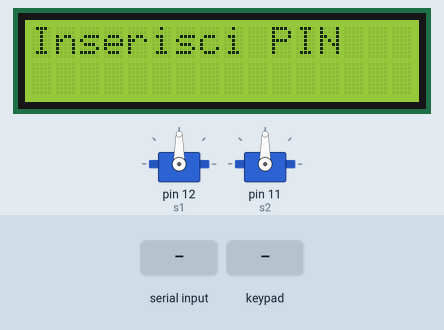
The sketch below on a simulated Arduino Uno, built with avr-gcc and run on an emulated ATmega328P. Shown: 2 × servo, 16×2 character LCD. Inputs (shaded band) come from the test bench. What the sketch prints to the serial monitor is not drawn.

Above: at 1.2 s.
1.3 s: "OPEN_\n" received over Serial
At 2.5 s:
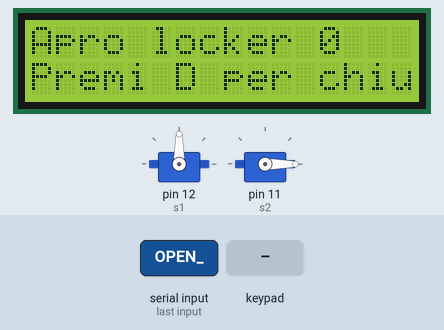
2.8 s: key 'D' pressed
At 3.3 s:
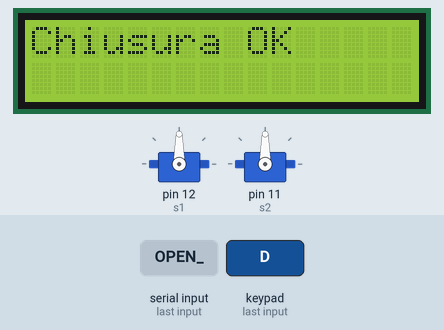
5.8 s: keypad keys 2 3 4 5 # pressed 0.4 s apart
At 7.9 s:
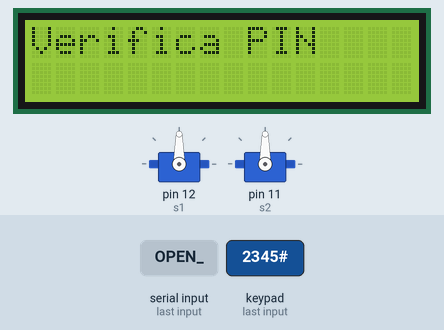
9.3 s: key 'A' pressed
At 10.0 s:
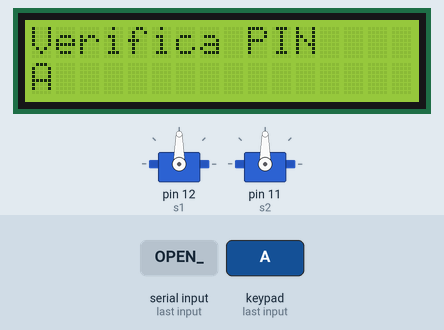
10.8 s: keypad keys 2 3 4 5 D pressed 0.4 s apart
At 13.7 s:
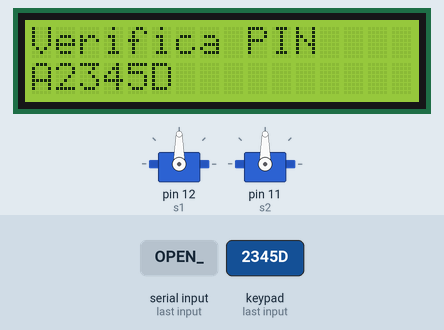
14.3 s: key 'B' pressed
At 15.3 s:
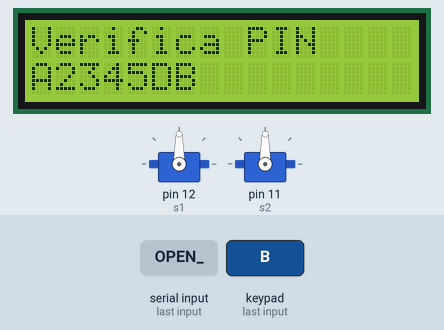
Timing chart, 0 to 16.8 s (numbered marks = the images above; inputs shaded):
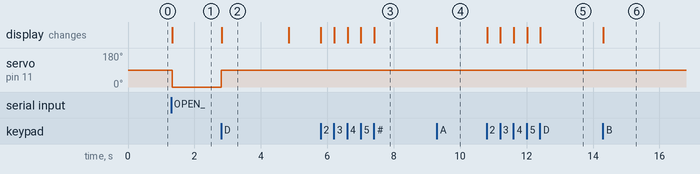

The sketch:

arudino.ino
```cpp
#include <Servo.h>
#include <Keypad.h>
#include <LiquidCrystal_I2C.h>

// Servomotori
Servo s1, s2;

// LCD I2C 16×2 (indirizzo 0x27)
LiquidCrystal_I2C lcd(0x27, 16, 2);

// Tastierino 4×4
char keys[4][4] = {
  {'1','2','3','A'},
  {'4','5','6','B'},
  {'7','8','9','C'},
  {'*','0','#','D'}
};
byte rowPins[4] = {2, 3, 4, 5};
byte colPins[4] = {6, 7, 8, 9};
Keypad keypad(makeKeymap(keys), rowPins, colPins, 4, 4);

String pinBuf = "";

void setup() {
  Serial.begin(9600);       // per debug e per comunicazione con ESP32
  s1.attach(12);            // Servo 1 su pin 12
  s2.attach(11);            // Servo 2 su pin 11

  // Imposta entrambi i servo a 90° (chiusi)
  s1.write(90);
  s2.write(90);

  lcd.init();
  lcd.backlight();
  lcd.print("Inserisci PIN");
}


void loop() {
  int v = 0;
  if(v >= 1) {
    v++;
    if (v == 3) {
      v = 0;
      lcd.clear();
      lcd.print("PIN Errato");
      delay(1500);
      lcd.clear();
      lcd.print("Verifica PIN");
    }
  }
  // — Gestione tastierino per inserimento PIN —
  char k = keypad.getKey();
  if (k) {
    Serial.println(String("[KEYPAD] Key: ") + k);
    if (k == '#') {
      Serial.println("PIN:" + pinBuf);
      lcd.clear();
      lcd.print("Verifica PIN");
      if (v == 0) {
        v = 1;
      }
      pinBuf = "";
    }
    else if (k == '*') {
      pinBuf = "";
      lcd.clear();
      lcd.print("Inserisci PIN");
    }
    else {
      pinBuf += k;
      lcd.setCursor(0,1);
      lcd.print(pinBuf);
    }
  }

  // — Gestione comando OPEN_X da ESP32 (via Serial) —
  if (Serial.available()) {
    String cmd = Serial.readStringUntil('\n');
    cmd.trim();
    Serial.println("[SERIAL] Cmd: " + cmd);

    if (cmd.startsWith("OPEN_")) {
      int id = cmd.substring(5).toInt();
      Servo &sv = (id == 1 ? s1 : s2);

      lcd.clear();
      lcd.print("Apro locker ");
      lcd.print(id);

      // Apertura: servo1 → 180°, servo2 → 0°
      if (id == 1) {
        sv.write(180);
        Serial.println("[LOCKER] Servo1 a 180°");
      } else {
        sv.write(0);
        Serial.println("[LOCKER] Servo2 a 0°");
      }

      // Attende pressione 'D' per chiudere
      lcd.setCursor(0,1);
      lcd.print("Premi D per chiud");
      while (true) {
        char key = keypad.getKey();
        if (key) {
          Serial.println(String("[KEYPAD] Durante open, key: ") + key);
          if (key == 'D') {
            sv.write(90);  // Riporta il servo in posizione 90° (chiuso)
            Serial.println("[LOCKER] Servo" + String(id) + " chiuso a 90°");
            lcd.clear();
            lcd.print("Chiusura OK");
            delay(2000);
            lcd.clear();
            lcd.print("Inserisci PIN");
            break;
          }
        }
      }
    }
  }
}
```

Measured:
- after the input at 1.3 s, servo on pin 11 (s2): 90° → 0° at once; the display: changes at once (image 1)
- after the input at 2.8 s, servo on pin 11 (s2): 0° → 90° at once; the display: changes at once (image 2)
- after the input at 5.8 s, the display: first changes at once (image 3 shows a later state)
- after the input at 9.3 s, the display: changes at once (image 4)
- after the input at 10.8 s, the display: first changes at once (image 5 shows a later state)
- after the input at 14.3 s, the display: changes at once (image 6)
- what the display in image 2 shows lasts 2.0 s, from 2.8 s to 4.8 s
